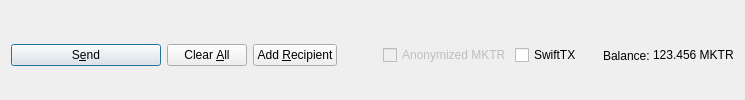
         <widget class="QFrame" name="frame_Send">
          <layout class="QHBoxLayout" name="horizontalLayout">
           <property name="bottomMargin">
            <number>0</number>
           </property>
           <item>
            <widget class="QPushButton" name="sendButton">
             <property name="minimumSize">
              <size>
               <width>150</width>
               <height>0</height>
              </size>
             </property>
             <property name="toolTip">
              <string>Confirm the send action</string>
             </property>
             <property name="text">
              <string>S&amp;end</string>
             </property>
             <property name="icon">
              <iconset resource="../makeator.qrc">
               <normaloff>:/icons/send</normaloff>:/icons/send</iconset>
             </property>
             <property name="autoDefault">
              <bool>false</bool>
             </property>
             <property name="default">
              <bool>true</bool>
             </property>
            </widget>
           </item>
           <item>
            <widget class="QPushButton" name="clearButton">
             <property name="sizePolicy">
              <sizepolicy hsizetype="Minimum" vsizetype="Fixed">
               <horstretch>0</horstretch>
               <verstretch>0</verstretch>
              </sizepolicy>
             </property>
             <property name="toolTip">
              <string>Clear all fields of the form.</string>
             </property>
             <property name="text">
              <string>Clear &amp;All</string>
             </property>
             <property name="icon">
              <iconset resource="../makeator.qrc">
               <normaloff>:/icons/remove</normaloff>:/icons/remove</iconset>
             </property>
             <property name="autoDefault">
              <bool>false</bool>
             </property>
            </widget>
           </item>
           <item>
            <widget class="QPushButton" name="addButton">
             <property name="toolTip">
              <string>Send to multiple recipients at once</string>
             </property>
             <property name="text">
              <string>Add &amp;Recipient</string>
             </property>
             <property name="icon">
              <iconset resource="../makeator.qrc">
               <normaloff>:/icons/add</normaloff>:/icons/add</iconset>
             </property>
             <property name="autoDefault">
              <bool>false</bool>
             </property>
            </widget>
           </item>
           <item>
            <spacer name="horizontalSpacer">
             <property name="orientation">
              <enum>Qt::Horizontal</enum>
             </property>
             <property name="sizeHint" stdset="0">
              <size>
               <width>40</width>
               <height>20</height>
              </size>
             </property>
            </spacer>
           </item>
           <item>
            <layout class="QHBoxLayout" name="horizontalLayout_2">
             <property name="spacing">
              <number>3</number>
             </property>
             <item>
              <widget class="QCheckBox" name="checkzMKTR">
               <property name="enabled">
                <bool>false</bool>
               </property>
               <property name="text">
                <string>Anonymized MKTR</string>
               </property>
              </widget>
             </item>
             <item>
              <widget class="QCheckBox" name="checkSwiftTX">
               <property name="enabled">
                <bool>true</bool>
               </property>
               <property name="minimumSize">
                <size>
                 <width>85</width>
                 <height>0</height>
                </size>
               </property>
               <property name="text">
                <string>SwiftTX</string>
               </property>
              </widget>
             </item>
             <item>
              <widget class="QLabel" name="label">
               <property name="text">
                <string>Balance:</string>
               </property>
              </widget>
             </item>
             <item>
              <widget class="QLabel" name="labelBalance">
               <property name="sizePolicy">
                <sizepolicy hsizetype="Preferred" vsizetype="Fixed">
                 <horstretch>0</horstretch>
                 <verstretch>0</verstretch>
                </sizepolicy>
               </property>
               <property name="cursor">
                <cursorShape>IBeamCursor</cursorShape>
               </property>
               <property name="text">
                <string notr="true">123.456 MKTR</string>
               </property>
               <property name="textInteractionFlags">
                <set>Qt::LinksAccessibleByMouse|Qt::TextSelectableByKeyboard|Qt::TextSelectableByMouse</set>
               </property>
              </widget>
             </item>
            </layout>
           </item>
          </layout>
         </widget>
